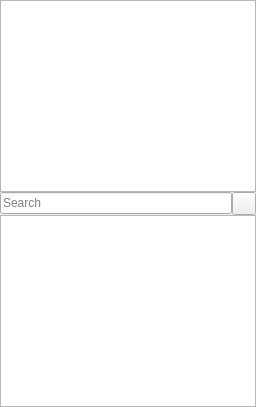
       <widget class="QWidget" name="tab_2">
        <property name="sizePolicy">
         <sizepolicy hsizetype="MinimumExpanding" vsizetype="Expanding">
          <horstretch>0</horstretch>
          <verstretch>0</verstretch>
         </sizepolicy>
        </property>
        <attribute name="title">
         <string>Browser</string>
        </attribute>
        <layout class="QVBoxLayout" name="verticalLayout_2">
         <property name="spacing">
          <number>0</number>
         </property>
         <property name="leftMargin">
          <number>0</number>
         </property>
         <property name="topMargin">
          <number>0</number>
         </property>
         <property name="rightMargin">
          <number>0</number>
         </property>
         <property name="bottomMargin">
          <number>0</number>
         </property>
         <item>
          <widget class="ObjectCategoryList" name="categoryList"/>
         </item>
         <item>
          <layout class="QHBoxLayout" name="filterLayout">
           <item>
            <widget class="QLineEdit" name="filter">
             <property name="placeholderText">
              <string>Search</string>
             </property>
             <property name="clearButtonEnabled">
              <bool>true</bool>
             </property>
            </widget>
           </item>
           <item>
            <widget class="QToolButton" name="viewModeButton">
             <property name="toolTip">
              <string>Show as list</string>
             </property>
             <property name="checkable">
              <bool>true</bool>
             </property>
            </widget>
           </item>
          </layout>
         </item>
         <item>
          <widget class="ObjectBrowser" name="objectView">
           <property name="sizePolicy">
            <sizepolicy hsizetype="Minimum" vsizetype="Expanding">
             <horstretch>0</horstretch>
             <verstretch>0</verstretch>
            </sizepolicy>
           </property>
           <property name="mouseTracking">
            <bool>false</bool>
           </property>
           <property name="focusPolicy">
            <enum>Qt::ClickFocus</enum>
           </property>
           <property name="editTriggers">
            <set>QAbstractItemView::NoEditTriggers</set>
           </property>
           <property name="showDropIndicator" stdset="0">
            <bool>false</bool>
           </property>
           <property name="dragDropMode">
            <enum>QAbstractItemView::DragOnly</enum>
           </property>
          </widget>
         </item>
        </layout>
       </widget>
